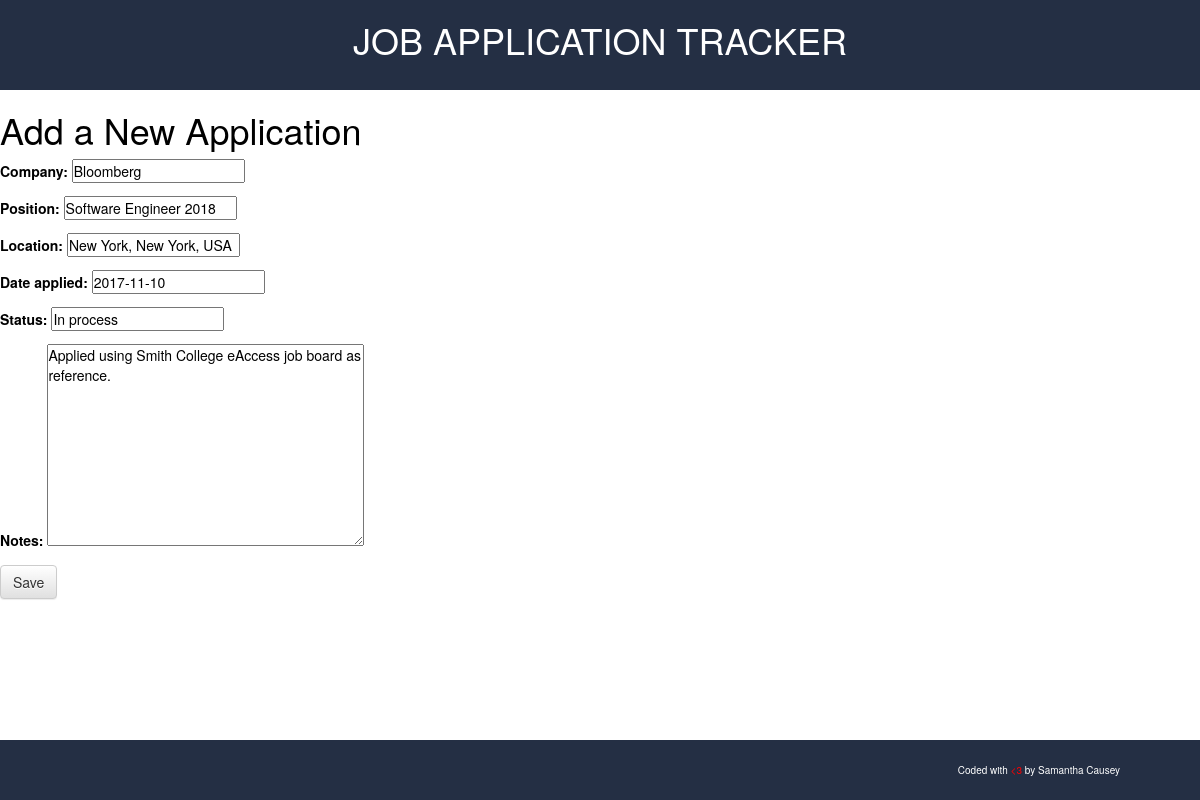
Page /jobapp/3/edit/ on the committed database.
### applications/models.py (models this page shows, shortened)
class Application(models.Model):
    company = models.CharField(max_length=200)
    position = models.CharField(max_length=200)
    location = models.CharField(max_length=200)
    date_applied = models.DateField(default=datetime.date.today)
    status = models.CharField(max_length=200)
    notes = models.TextField()

### applications/views.py (the view)
# urls.py: url(r'^jobapp/(?P<pk>\d+)/edit/$', views.application_edit, name='application_edit'),
def application_edit(request, pk):
    post = get_object_or_404(Application, pk=pk)
    if request.method == "POST":
        form = AddApplicationForm(request.POST, instance=post)
        if form.is_valid():
            post = form.save(commit=False)
            post.save()
            return redirect('application_detail', pk=post.pk)
    else:
        form = AddApplicationForm(instance=post)
    return render(request, 'applications/add_application.html', {'form': form})

### applications/forms.py
class AddApplicationForm(forms.ModelForm):
    class Meta:
        model = Application
        fields = ('company', 'position', 'location', 'date_applied', 'status', 'notes')

### applications/templates/applications/add_application.html
{% extends 'applications/base.html' %}
{% block content %}
<h1>Add a New Application</h1>
<form method="POST" class="add-app-form">{% csrf_token %}
  {{ form.as_p }}
  <button type="submit" class="save btn btn-default">Save</button>
</form>
{% endblock %}

### applications/static/css/base.css (style rules this page uses)
* { padding: 0; margin: 0; color: black; }
body { background-color: white; }

### rows in the picture
Application: company "Bloomberg", position "Software Engineer 2018", location "New York, New York, USA", date_applied "2017-11-10", status "In process", notes "Applied using Smith College eAccess job board as reference."
